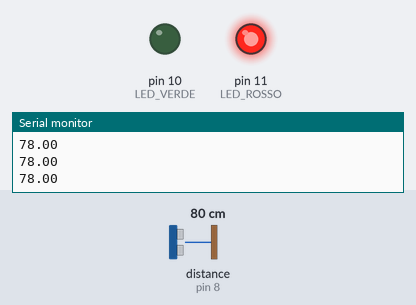
A sketch run on a simulated Arduino Uno, built with avr-gcc and run on an emulated ATmega328P. Shown: output pins drawn as LEDs (lit = HIGH), the last lines printed to the serial monitor. Wiring (inferred from the names in the program): ultrasonic range finder: trigger pin 7; echo pin 8. The inputs (shaded band) are chosen by the test bench; at power-on: distance to the obstacle (sensor on pin 8) 80 cm. The echo pulse lasts 58.3 µs per cm; pins used as bus, display or sensor lines are not drawn.

Above: at 1.3 s.
1.4 s: distance to the obstacle (sensor on pin 8) set to 199 cm
2.9 s: distance to the obstacle (sensor on pin 8) set to 206 cm
At 4.4 s:
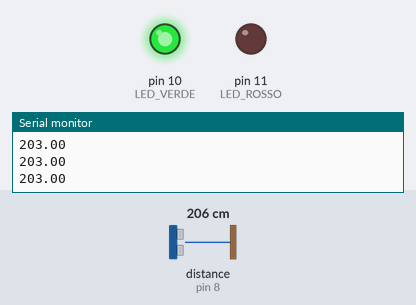
4.7 s: distance to the obstacle (sensor on pin 8) set to 2 cm
At 5.8 s:
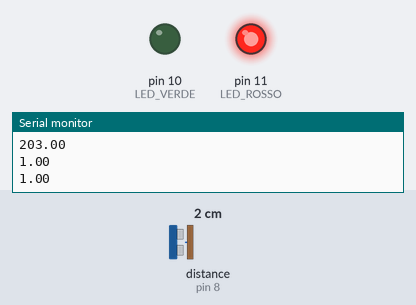
6.3 s: distance to the obstacle (sensor on pin 8) set to 250 cm
At 6.8 s:
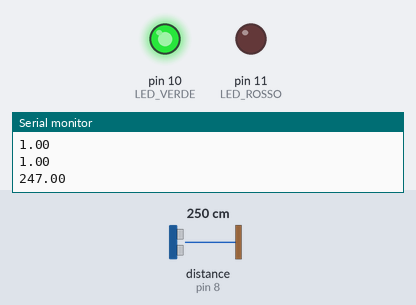
Timing chart, 0 to 8.9 s (numbered marks = the images above; inputs shaded):
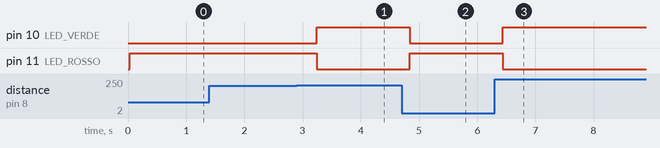

The sketch:

_4_SR04_2C.ino
```cpp
/*

 3 febbraio 2022 2F 2023

 Collegato un sensore SR04, misura la distanza e la visualizza sul monitor seriale


 */
#include <SR04.h>     // libreria software che gestisce il sensore

#define TRIG 7
#define ECHO 8
#define LED_VERDE  10
#define LED_ROSSO  11


SR04 SENSORE = SR04(ECHO, TRIG);    // definisco un oggetto software

int wait = 500;
float distanza;       // La distanza è un numero reale

void setup()
{
  Serial.begin(9600); // imposto la velocità della porta seriale
  pinMode(LED_VERDE, OUTPUT); // definisco la porta come output
  pinMode(LED_ROSSO, OUTPUT);
}

void loop() {

  distanza = SENSORE.Distance();    // funzione software che calcola la distanza
  Serial.println(distanza);         // stampa il valore sulla porta seriale


  if (distanza > 200)
  {
    digitalWrite(LED_ROSSO, LOW);
    digitalWrite(LED_VERDE, HIGH);
  }
  else
  {
    digitalWrite(LED_ROSSO, HIGH);
    digitalWrite(LED_VERDE, LOW);

  }
  delay(wait);
}
```

Measured:
- the behaviour switches between 203 and 204 cm on distance to the obstacle (sensor on pin 8) (found by bisection; images 0 and 1)
- after the input at 2.9 s, pin 10 (LED_VERDE): LOW → HIGH after 0.34 s; pin 11 (LED_ROSSO): HIGH → LOW after 0.34 s
- after the input at 4.7 s, pin 10 (LED_VERDE): HIGH → LOW after 0.14 s; pin 11 (LED_ROSSO): LOW → HIGH after 0.14 s
- after the input at 6.3 s, pin 10 (LED_VERDE): LOW → HIGH after 0.14 s; pin 11 (LED_ROSSO): HIGH → LOW after 0.14 s
